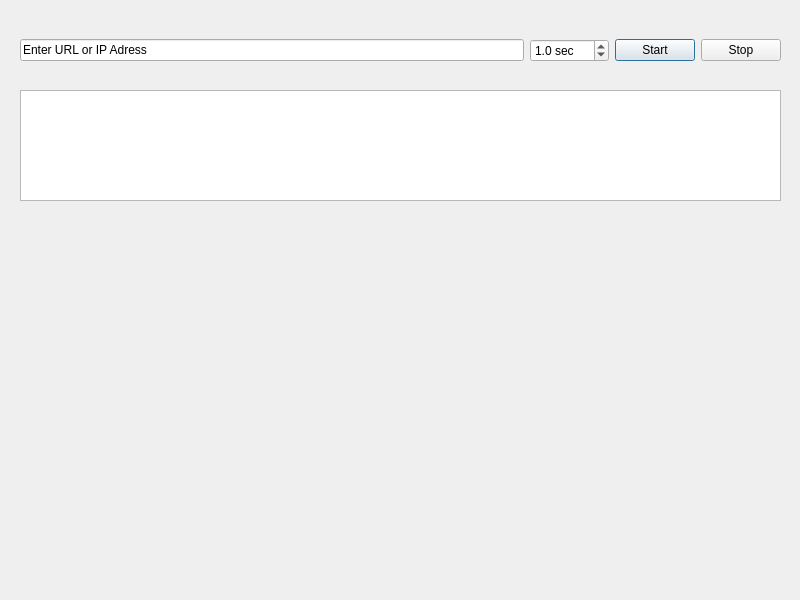
<?xml version="1.0" encoding="UTF-8"?>
<ui version="4.0">
 <class>Dialog</class>
 <widget class="QDialog" name="Dialog">
  <property name="geometry">
   <rect>
    <x>0</x>
    <y>0</y>
    <width>800</width>
    <height>600</height>
   </rect>
  </property>
  <property name="windowTitle">
   <string>Dialog</string>
  </property>
  <widget class="QWidget" name="horizontalLayoutWidget">
   <property name="geometry">
    <rect>
     <x>20</x>
     <y>20</y>
     <width>761</width>
     <height>61</height>
    </rect>
   </property>
   <layout class="QHBoxLayout" name="horizontalLayout">
    <item>
     <widget class="QLineEdit" name="txtIP">
      <property name="text">
       <string>Enter URL or IP Adress</string>
      </property>
     </widget>
    </item>
    <item>
     <widget class="QDoubleSpinBox" name="interval">
      <property name="suffix">
       <string> sec</string>
      </property>
      <property name="decimals">
       <number>1</number>
      </property>
      <property name="minimum">
       <double>0.100000000000000</double>
      </property>
      <property name="singleStep">
       <double>0.100000000000000</double>
      </property>
      <property name="value">
       <double>1.000000000000000</double>
      </property>
     </widget>
    </item>
    <item>
     <widget class="QPushButton" name="btnStart">
      <property name="sizePolicy">
       <sizepolicy hsizetype="Fixed" vsizetype="Fixed">
        <horstretch>0</horstretch>
        <verstretch>0</verstretch>
       </sizepolicy>
      </property>
      <property name="text">
       <string>Start</string>
      </property>
      <property name="iconSize">
       <size>
        <width>20</width>
        <height>20</height>
       </size>
      </property>
     </widget>
    </item>
    <item>
     <widget class="QPushButton" name="btnStop">
      <property name="sizePolicy">
       <sizepolicy hsizetype="Fixed" vsizetype="Fixed">
        <horstretch>0</horstretch>
        <verstretch>0</verstretch>
       </sizepolicy>
      </property>
      <property name="text">
       <string>Stop</string>
      </property>
      <property name="iconSize">
       <size>
        <width>20</width>
        <height>20</height>
       </size>
      </property>
     </widget>
    </item>
   </layout>
  </widget>
  <widget class="QPlainTextEdit" name="plainTextEdit">
   <property name="geometry">
    <rect>
     <x>20</x>
     <y>90</y>
     <width>761</width>
     <height>111</height>
    </rect>
   </property>
  </widget>
  <widget class="QCustomPlot" name="customPlot" native="true">
   <property name="geometry">
    <rect>
     <x>20</x>
     <y>220</y>
     <width>761</width>
     <height>361</height>
    </rect>
   </property>
  </widget>
 </widget>
 <customwidgets>
  <customwidget>
   <class>QCustomPlot</class>
   <extends>QWidget</extends>
   <header location="global">qcustomplot.h</header>
  </customwidget>
 </customwidgets>
 <resources/>
 <connections/>
</ui>
